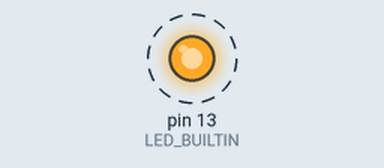
A sketch run on a simulated Arduino Uno, built with avr-gcc and run on an emulated ATmega328P. Parts: output pins drawn as LEDs (lit = HIGH). Dashed ring = blinking. What the sketch prints to the serial monitor is not drawn.

Above: at 0.25 s.
Timing chart, 0 to 4.8 s (numbered marks = the images above):
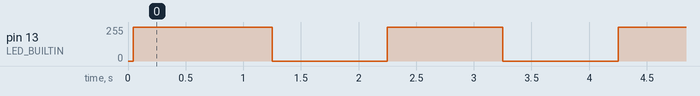

Measured:
- by itself, pin 13 (LED_BUILTIN): alternates 255/255 for 1.0 s and 0/255 for 1.0 s

The sketch:

lora_sender.ino
```cpp
//Minified
#include <SoftwareSerial.h>
#include <TinyGPS.h>

long lat,lon;
SoftwareSerial loraSerial (2, 3); //rx 2 tx 3
int nodeId = 1;
TinyGPS gps;

void setup() {
  loraSerial.begin(57600);
  Serial.begin(9600);
  pinMode(LED_BUILTIN, OUTPUT);
  RN2483_init();
}

void loop() {
 for(int i=0; i<=99;i++){
  String is = "radio tx " + String(nodeId) + String(i);
  sendmsg(is);
  delay(1000);
 }
}

void RN2483_init(){
  sendcmd("sys reset");
  sendcmd("radio set mod lora");
  sendcmd("radio set freq 868100000");
  sendcmd("radio set pwr 14");
  sendcmd("radio set sf sf12");
  sendcmd("radio set afcbw 125");
  sendcmd("radio set rxbw 250");
  sendcmd("radio set fdev 5000");
  sendcmd("radio set prlen 8");
  sendcmd("radio set crc on");
  sendcmd("radio set cr 4/8");
  sendcmd("radio set wdt 0");
  sendcmd("radio set sync 12");
  sendcmd("radio set bw 250");
  sendcmd("sys get hweui");
  sendcmd("mac pause");
}

void sendcmd(String data){
  digitalWrite(LED_BUILTIN, HIGH);
  Serial.println(data);
  loraSerial.println(data);
  digitalWrite(LED_BUILTIN, LOW);
}

void sendmsg(String data){
  digitalWrite(LED_BUILTIN, HIGH);
  Serial.println(data);
  loraSerial.println(data);
  delay(1000);
  digitalWrite(LED_BUILTIN, LOW);
}
```
